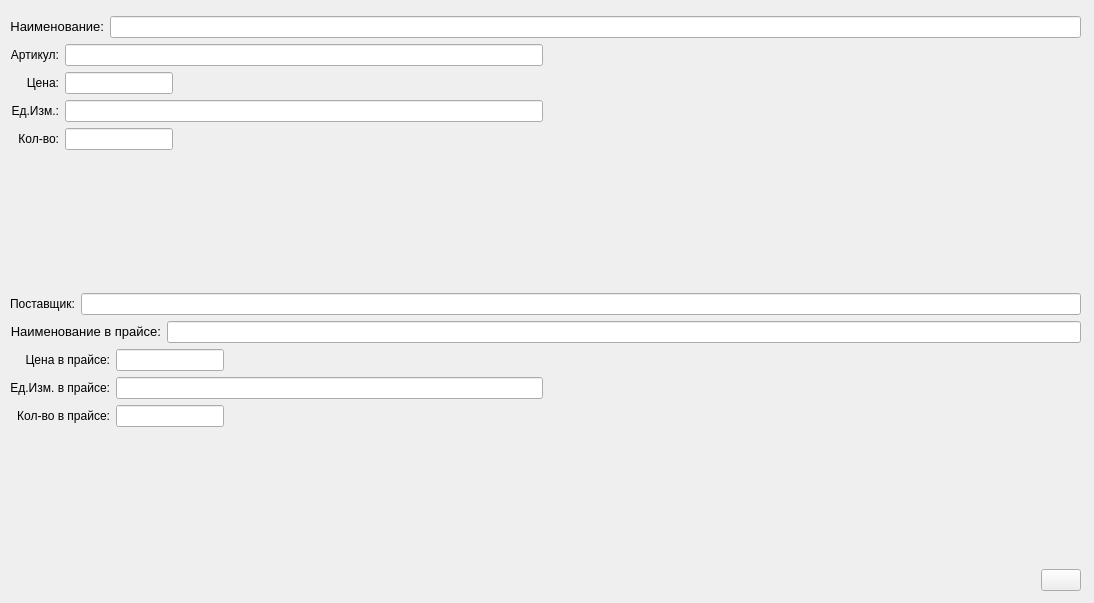
<?xml version="1.0" encoding="UTF-8"?>
<ui version="4.0">
 <class>dialog</class>
 <widget class="Dialog" name="dialog">
  <property name="windowModality">
   <enum>Qt::ApplicationModal</enum>
  </property>
  <property name="geometry">
   <rect>
    <x>0</x>
    <y>0</y>
    <width>1094</width>
    <height>603</height>
   </rect>
  </property>
  <property name="windowTitle">
   <string>Соответствие</string>
  </property>
  <widget class="QWidget" name="verticalLayoutWidget">
   <property name="geometry">
    <rect>
     <x>10</x>
     <y>10</y>
     <width>1071</width>
     <height>581</height>
    </rect>
   </property>
   <layout class="QVBoxLayout" name="verticalLayout_3">
    <item>
     <widget class="SearchParameters" name="searchParameters"/>
    </item>
    <item>
     <layout class="QHBoxLayout" name="horizontalLayout_2">
      <item>
       <widget class="QLabel" name="label">
        <property name="sizePolicy">
         <sizepolicy hsizetype="Fixed" vsizetype="Fixed">
          <horstretch>0</horstretch>
          <verstretch>0</verstretch>
         </sizepolicy>
        </property>
        <property name="font">
         <font>
          <pointsize>10</pointsize>
         </font>
        </property>
        <property name="text">
         <string>Наименование:</string>
        </property>
        <property name="alignment">
         <set>Qt::AlignRight|Qt::AlignTrailing|Qt::AlignVCenter</set>
        </property>
       </widget>
      </item>
      <item>
       <widget class="QLineEdit" name="lineEditName">
        <property name="enabled">
         <bool>true</bool>
        </property>
        <property name="sizePolicy">
         <sizepolicy hsizetype="Expanding" vsizetype="Fixed">
          <horstretch>0</horstretch>
          <verstretch>0</verstretch>
         </sizepolicy>
        </property>
        <property name="readOnly">
         <bool>true</bool>
        </property>
       </widget>
      </item>
     </layout>
    </item>
    <item>
     <layout class="QHBoxLayout" name="horizontalLayout_3">
      <item>
       <layout class="QGridLayout" name="gridLayout_2">
        <item row="3" column="1">
         <widget class="QLineEdit" name="lineEditQuan">
          <property name="sizePolicy">
           <sizepolicy hsizetype="Fixed" vsizetype="Fixed">
            <horstretch>0</horstretch>
            <verstretch>0</verstretch>
           </sizepolicy>
          </property>
         </widget>
        </item>
        <item row="4" column="1">
         <spacer name="verticalSpacer_2">
          <property name="orientation">
           <enum>Qt::Vertical</enum>
          </property>
          <property name="sizeHint" stdset="0">
           <size>
            <width>20</width>
            <height>40</height>
           </size>
          </property>
         </spacer>
        </item>
        <item row="0" column="0">
         <widget class="QLabel" name="label_3">
          <property name="sizePolicy">
           <sizepolicy hsizetype="Fixed" vsizetype="Fixed">
            <horstretch>0</horstretch>
            <verstretch>0</verstretch>
           </sizepolicy>
          </property>
          <property name="text">
           <string>Артикул:</string>
          </property>
          <property name="alignment">
           <set>Qt::AlignRight|Qt::AlignTrailing|Qt::AlignVCenter</set>
          </property>
         </widget>
        </item>
        <item row="2" column="0">
         <widget class="QLabel" name="label_4">
          <property name="text">
           <string>Ед.Изм.:</string>
          </property>
          <property name="alignment">
           <set>Qt::AlignRight|Qt::AlignTrailing|Qt::AlignVCenter</set>
          </property>
         </widget>
        </item>
        <item row="2" column="1">
         <widget class="QLineEdit" name="lineEditUnit">
          <property name="enabled">
           <bool>true</bool>
          </property>
          <property name="sizePolicy">
           <sizepolicy hsizetype="Expanding" vsizetype="Fixed">
            <horstretch>0</horstretch>
            <verstretch>0</verstretch>
           </sizepolicy>
          </property>
          <property name="readOnly">
           <bool>true</bool>
          </property>
         </widget>
        </item>
        <item row="3" column="0">
         <widget class="QLabel" name="label_5">
          <property name="text">
           <string>Кол-во:</string>
          </property>
          <property name="alignment">
           <set>Qt::AlignRight|Qt::AlignTrailing|Qt::AlignVCenter</set>
          </property>
         </widget>
        </item>
        <item row="0" column="1">
         <widget class="QLineEdit" name="lineEditArticul">
          <property name="enabled">
           <bool>true</bool>
          </property>
          <property name="sizePolicy">
           <sizepolicy hsizetype="Expanding" vsizetype="Fixed">
            <horstretch>0</horstretch>
            <verstretch>0</verstretch>
           </sizepolicy>
          </property>
          <property name="readOnly">
           <bool>true</bool>
          </property>
         </widget>
        </item>
        <item row="1" column="0">
         <widget class="QLabel" name="label_6">
          <property name="text">
           <string>Цена:</string>
          </property>
          <property name="alignment">
           <set>Qt::AlignRight|Qt::AlignTrailing|Qt::AlignVCenter</set>
          </property>
         </widget>
        </item>
        <item row="1" column="1">
         <widget class="QLineEdit" name="lineEditPrice">
          <property name="sizePolicy">
           <sizepolicy hsizetype="Fixed" vsizetype="Fixed">
            <horstretch>0</horstretch>
            <verstretch>0</verstretch>
           </sizepolicy>
          </property>
          <property name="readOnly">
           <bool>true</bool>
          </property>
         </widget>
        </item>
       </layout>
      </item>
      <item>
       <widget class="Picture" name="picture"/>
      </item>
      <item>
       <spacer name="horizontalSpacer_2">
        <property name="orientation">
         <enum>Qt::Horizontal</enum>
        </property>
        <property name="sizeHint" stdset="0">
         <size>
          <width>40</width>
          <height>20</height>
         </size>
        </property>
       </spacer>
      </item>
     </layout>
    </item>
    <item>
     <spacer name="verticalSpacer_4">
      <property name="orientation">
       <enum>Qt::Vertical</enum>
      </property>
      <property name="sizeHint" stdset="0">
       <size>
        <width>20</width>
        <height>40</height>
       </size>
      </property>
     </spacer>
    </item>
    <item>
     <layout class="QHBoxLayout" name="horizontalLayout">
      <item>
       <widget class="QLabel" name="label_10">
        <property name="text">
         <string>Поставщик:</string>
        </property>
       </widget>
      </item>
      <item>
       <widget class="QLineEdit" name="lineEditFirmName">
        <property name="readOnly">
         <bool>true</bool>
        </property>
       </widget>
      </item>
     </layout>
    </item>
    <item>
     <layout class="QHBoxLayout" name="horizontalLayout_6">
      <item>
       <widget class="QLabel" name="label_2">
        <property name="sizePolicy">
         <sizepolicy hsizetype="Fixed" vsizetype="Fixed">
          <horstretch>0</horstretch>
          <verstretch>0</verstretch>
         </sizepolicy>
        </property>
        <property name="font">
         <font>
          <pointsize>10</pointsize>
         </font>
        </property>
        <property name="text">
         <string>Наименование в прайсе:</string>
        </property>
        <property name="alignment">
         <set>Qt::AlignRight|Qt::AlignTrailing|Qt::AlignVCenter</set>
        </property>
       </widget>
      </item>
      <item>
       <widget class="QLineEdit" name="lineEditPriceName">
        <property name="enabled">
         <bool>true</bool>
        </property>
        <property name="alignment">
         <set>Qt::AlignLeading|Qt::AlignLeft|Qt::AlignVCenter</set>
        </property>
        <property name="readOnly">
         <bool>true</bool>
        </property>
       </widget>
      </item>
     </layout>
    </item>
    <item>
     <layout class="QHBoxLayout" name="horizontalLayout_7">
      <item>
       <layout class="QGridLayout" name="gridLayout_3">
        <item row="2" column="1">
         <widget class="QLineEdit" name="lineEditPriceUnit">
          <property name="enabled">
           <bool>true</bool>
          </property>
          <property name="sizePolicy">
           <sizepolicy hsizetype="Expanding" vsizetype="Fixed">
            <horstretch>0</horstretch>
            <verstretch>0</verstretch>
           </sizepolicy>
          </property>
          <property name="readOnly">
           <bool>true</bool>
          </property>
         </widget>
        </item>
        <item row="2" column="0">
         <widget class="QLabel" name="label_7">
          <property name="text">
           <string>Ед.Изм. в прайсе:</string>
          </property>
          <property name="alignment">
           <set>Qt::AlignRight|Qt::AlignTrailing|Qt::AlignVCenter</set>
          </property>
         </widget>
        </item>
        <item row="3" column="1">
         <widget class="QLineEdit" name="lineEditPriceQuan">
          <property name="sizePolicy">
           <sizepolicy hsizetype="Fixed" vsizetype="Fixed">
            <horstretch>0</horstretch>
            <verstretch>0</verstretch>
           </sizepolicy>
          </property>
         </widget>
        </item>
        <item row="4" column="1">
         <spacer name="verticalSpacer_3">
          <property name="orientation">
           <enum>Qt::Vertical</enum>
          </property>
          <property name="sizeHint" stdset="0">
           <size>
            <width>20</width>
            <height>40</height>
           </size>
          </property>
         </spacer>
        </item>
        <item row="3" column="0">
         <widget class="QLabel" name="label_8">
          <property name="text">
           <string>Кол-во в прайсе:</string>
          </property>
          <property name="alignment">
           <set>Qt::AlignRight|Qt::AlignTrailing|Qt::AlignVCenter</set>
          </property>
         </widget>
        </item>
        <item row="1" column="0">
         <widget class="QLabel" name="label_9">
          <property name="text">
           <string>Цена в прайсе:</string>
          </property>
          <property name="alignment">
           <set>Qt::AlignRight|Qt::AlignTrailing|Qt::AlignVCenter</set>
          </property>
         </widget>
        </item>
        <item row="1" column="1">
         <widget class="QLineEdit" name="lineEditPricePrice">
          <property name="sizePolicy">
           <sizepolicy hsizetype="Fixed" vsizetype="Fixed">
            <horstretch>0</horstretch>
            <verstretch>0</verstretch>
           </sizepolicy>
          </property>
          <property name="readOnly">
           <bool>true</bool>
          </property>
         </widget>
        </item>
       </layout>
      </item>
      <item>
       <widget class="Picture" name="picturePrice"/>
      </item>
      <item>
       <spacer name="horizontalSpacer_3">
        <property name="orientation">
         <enum>Qt::Horizontal</enum>
        </property>
        <property name="sizeHint" stdset="0">
         <size>
          <width>40</width>
          <height>20</height>
         </size>
        </property>
       </spacer>
      </item>
     </layout>
    </item>
    <item>
     <spacer name="verticalSpacer">
      <property name="orientation">
       <enum>Qt::Vertical</enum>
      </property>
      <property name="sizeHint" stdset="0">
       <size>
        <width>20</width>
        <height>40</height>
       </size>
      </property>
     </spacer>
    </item>
    <item>
     <layout class="QHBoxLayout" name="horizontalLayout_8">
      <item>
       <spacer name="horizontalSpacer">
        <property name="orientation">
         <enum>Qt::Horizontal</enum>
        </property>
        <property name="sizeHint" stdset="0">
         <size>
          <width>40</width>
          <height>20</height>
         </size>
        </property>
       </spacer>
      </item>
      <item>
       <widget class="QPushButton" name="buttonOk">
        <property name="sizePolicy">
         <sizepolicy hsizetype="Fixed" vsizetype="Fixed">
          <horstretch>0</horstretch>
          <verstretch>0</verstretch>
         </sizepolicy>
        </property>
        <property name="focusPolicy">
         <enum>Qt::NoFocus</enum>
        </property>
        <property name="text">
         <string/>
        </property>
        <property name="icon">
         <iconset>
          <disabledoff>../../resources/ok.png</disabledoff>
         </iconset>
        </property>
       </widget>
      </item>
     </layout>
    </item>
   </layout>
  </widget>
 </widget>
 <customwidgets>
  <customwidget>
   <class>Dialog</class>
   <extends>QDialog</extends>
   <header>dialog.h</header>
   <container>1</container>
  </customwidget>
  <customwidget>
   <class>Picture</class>
   <extends>QFrame</extends>
   <header>picture.h</header>
  </customwidget>
  <customwidget>
   <class>SearchParameters</class>
   <extends>QFrame</extends>
   <header>searchparameters.h</header>
  </customwidget>
 </customwidgets>
 <tabstops>
  <tabstop>lineEditName</tabstop>
  <tabstop>lineEditArticul</tabstop>
  <tabstop>lineEditUnit</tabstop>
  <tabstop>lineEditQuan</tabstop>
  <tabstop>lineEditPriceName</tabstop>
  <tabstop>lineEditPriceUnit</tabstop>
  <tabstop>lineEditPriceQuan</tabstop>
 </tabstops>
 <resources/>
 <connections/>
</ui>
